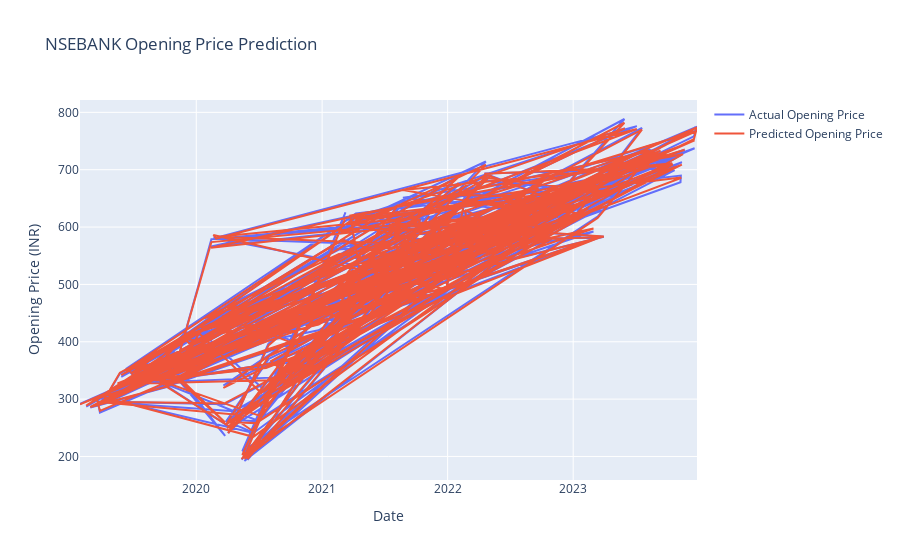

The notebook cell this image was saved under:
### Markdown cell above
# Result Visualization for Actual vs Predicted values

### Code cell
import plotly.graph_objects as go

fig = go.Figure()
fig.add_trace(go.Scatter(x=df2.loc[X_test.index, 'Date'], y=y_test, mode='lines', name='Actual Opening Price'))
fig.add_trace(go.Scatter(x=df2.loc[X_test.index, 'Date'], y=y_pred, mode='lines', name='Predicted Opening Price'))
fig.update_layout(title='NSEBANK Opening Price Prediction', xaxis_title='Date', yaxis_title='Opening Price (INR)')
fig.show()

### Figure 1 — Plotly figure (JSON) as saved in the notebook; plotly's stock layout.template omitted (floating-point values rounded to 4 significant figures; data arrays with more than 128 entries replaced by an {"elided": "..."} marker saying what was removed)
{"data": [{"mode": "lines", "name": "Actual Opening Price", "type": "scatter", "x": {"elided": "247 str values"}, "y": {"elided": "247 float values"}}, {"mode": "lines", "name": "Predicted Opening Price", "type": "scatter", "x": {"elided": "247 str values"}, "y": {"elided": "247 float values"}}], "layout": {"title": {"text": "NSEBANK Opening Price Prediction"}, "xaxis": {"title": {"text": "Date"}}, "yaxis": {"title": {"text": "Opening Price (INR)"}}}}
